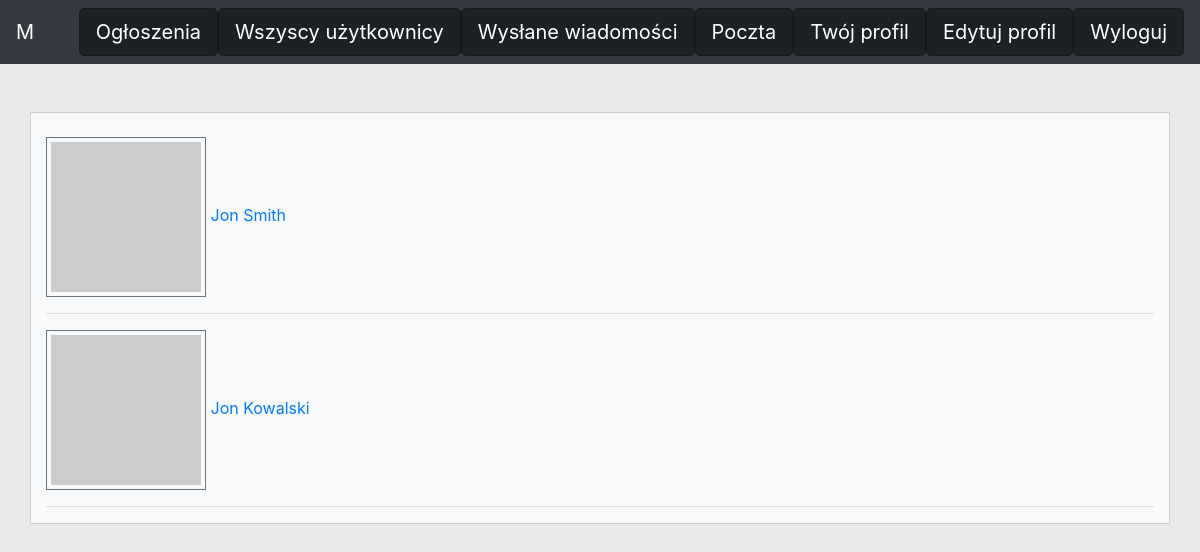
/all_users.php (signed in), run on the app's committed database.
### tables this page shows
CREATE TABLE `users` (
  `id` int(11) NOT NULL,
  `login` varchar(32) NOT NULL,
  `password` varchar(32) NOT NULL,
  `name` varchar(32) DEFAULT NULL,
  `surname` varchar(32) NOT NULL,
  `bdate` varchar(20) NOT NULL,
  `email` varchar(32) NOT NULL,
  `phone` varchar(14) NOT NULL,
  `city` varchar(32) NOT NULL,
  `postcode` varchar(7) NOT NULL,
  `musicgenre` varchar(32) NOT NULL,
  `avatar` int(11) NOT NULL DEFAULT '0',
  `description` text NOT NULL,
  `language` varchar(100) NOT NULL
);

### all_users.php (the view)
<?php
require "after_login.php";
$zapytanie = ("SELECT id, name, surname, avatar, musicgenre, city FROM users");
$wynik = mysqli_query($connection, $zapytanie);
?>
<div class="container bg-light text-black" style="border:1px solid #cecece">
    <br/>
    <div class="row">
        <div class="col-lg-12">
            <?php
            foreach (mysqli_fetch_all($wynik) as $key => $uzytkownik) {
                if ($uzytkownik[2] != NULL && $uzytkownik[0]!=$_SESSION['login']['id']) {
                    if ($uzytkownik[3] == 0) {
                        $avatar = '<img class="border border-secondary p-1" src="https://via.placeholder.com/150" alt="" />';
                    } else {
                        $avatar = '<img style="width: 150px; height:150px;" class="border border-secondary p-1" src="./obrazki/' . $uzytkownik[0] . '.png" alt="" />';
                    }
                    echo '<div class="">
                '. $avatar .'
                <a href="profil.php?id=' . $uzytkownik[0] . '">' . $uzytkownik[1] . ' ' . $uzytkownik[2] . '</a>
            </div>
            <hr/>';
                }
            }
            ?>
        </div>
    </div>
</div>

### after_login.php (shortened to what this page needs)
<!doctype html>
<html lang="en">
<head>
    <link rel="stylesheet" href="./css/bootstrap.css">
</head>
<body style="background-color:#e9e9e9">
<nav class="navbar navbar-dark bg-dark justify-content-between">
    <a class="navbar-brand" href="home.php">M</a>
    <form class="form-inline">
        <a href="announcement.php" class="btn btn-dark btn-lg active" role="button" aria-pressed="true">Ogłoszenia</a>
        <a href="all_users.php" class="btn btn-dark btn-lg active" role="button" aria-pressed="true">Wszyscy użytkownicy</a>
        <a href="mail_sendout.php" class="btn btn-dark btn-lg active" role="button" aria-pressed="true">Wysłane
            wiadomości</a>
        <a href="mail.php" class="btn btn-dark btn-lg active" role="button" aria-pressed="true">Poczta</a>
        <a href="my_profile.php" class="btn btn-dark btn-lg active" role="button" aria-pressed="true">Twój profil</a>
        <a href="edit.php" class="btn btn-dark btn-lg active" role="button" aria-pressed="true">Edytuj profil</a>
        <a href="logout.php" class="btn btn-dark btn-lg active" role="button" aria-pressed="true">Wyloguj</a>
    </form>
</nav>
</body>
</html>

### data on the page
users: avatar 0 (drawn), name "Jon", surname "Smith"
users: avatar 0 (drawn), name "Jon", surname "Kowalski"
